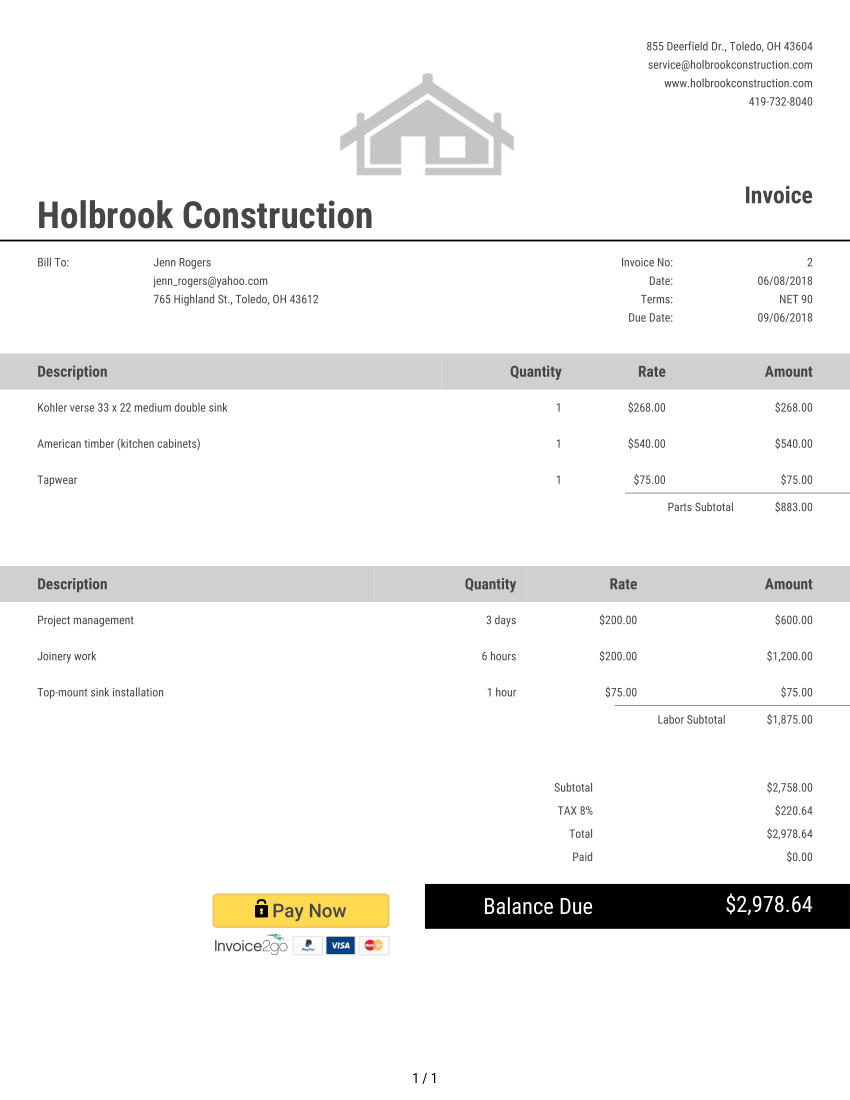
#> input picture invoice2.png, 1700 x 2200 px (shown at 1/2 size)
$ python invoice2.py
#> lines starting #> are read from the running program, lines starting #| are printed output that depends on the picture
#> further down, img is the input picture: shape (2200, 1700, 4) float32; mean R, G, B, A 0.956, 0.955, 0.952, 1
import matplotlib.pyplot as plt
import matplotlib.image as mpimg
import numpy as np

def convertImage(image):
    image = image[:,:,:3]
    image = 1- np.mean(image, axis=2)
    paddingAmount = max(28-image.shape[0],28-image.shape[1])
#> paddingAmount = 13
    image = np.pad(image, (0,paddingAmount))
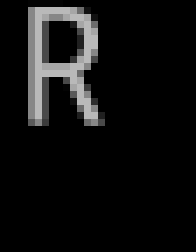
#> image: shape (36, 28) float32 (shown 7 times larger); min 0, max 0.725, mean 0.0631
    return image[:28, :28]
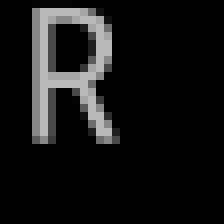
#> returned value: shape (28, 28) float32 (shown 8 times larger); min 0, max 0.725, mean 0.0811

# what i found: for this image resolution and font type, 10x23y seems to display letters quite well
# but I haven't tried longer letters such as 'w'

img = mpimg.imread('invoice2.png')
# print(img.shape)
# shape (2200, 1700, 3) - (Y, X, RGB) - note: x and y reversed from normal
img_cropped_J = img[515:538, 307:317, :] # letter J (23y , 10x)

img_cropped1 = img[515:538, 318:328, :]
img_cropped2 = img[515:538, 328:338, :]
img_cropped3 = img[515:538, 338:348, :]
img_cropped4 = img[515:538, 355:370, :]
img_cropped5 = img[515:538, 1240:1247, :]
img_cropped6 = img[875:900, 75:89, :]

image = convertImage(img_cropped4)
# image = img_cropped6
print(image.shape)
#| (28, 28)

exit()
#> (the program exits here)
